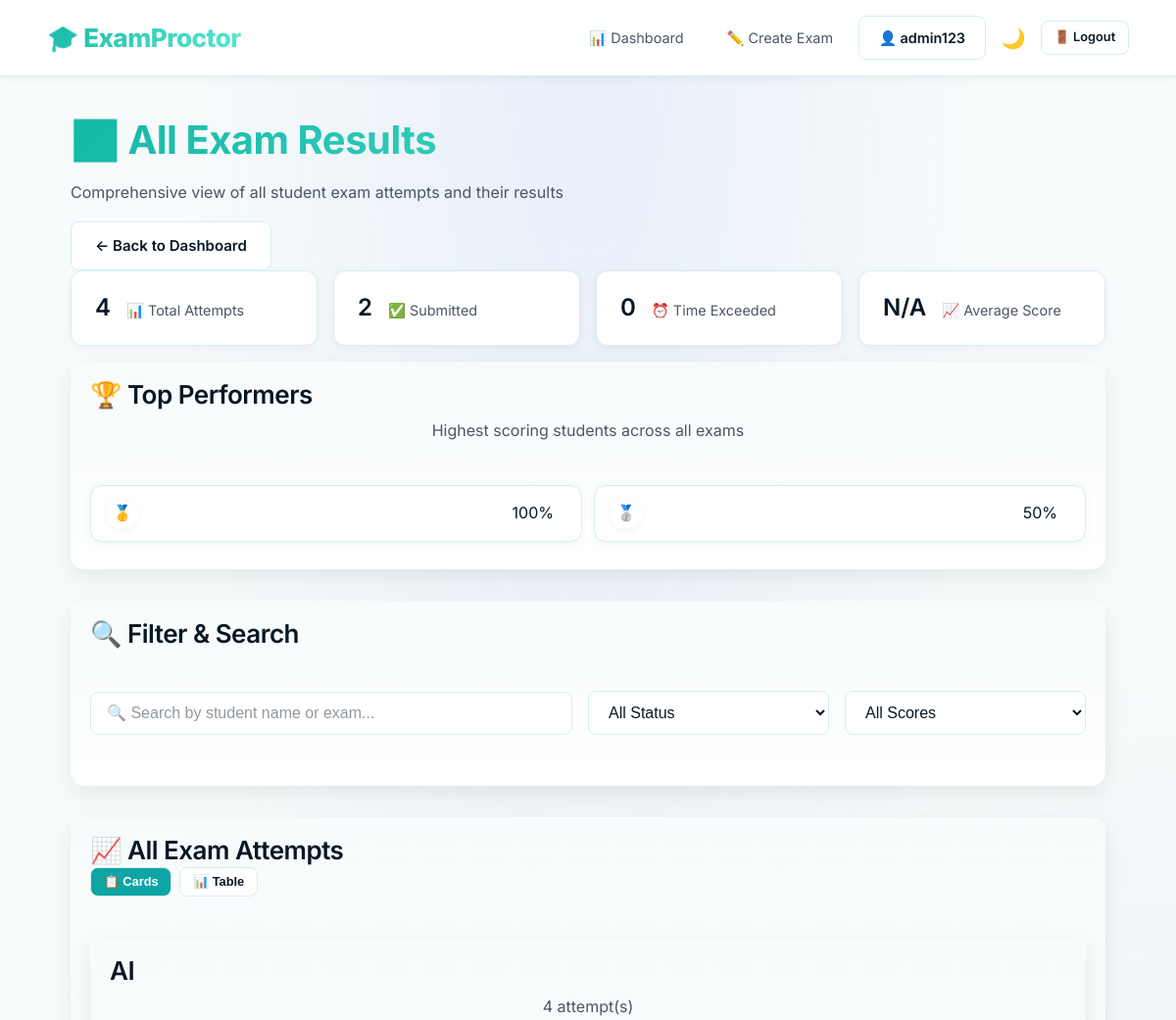
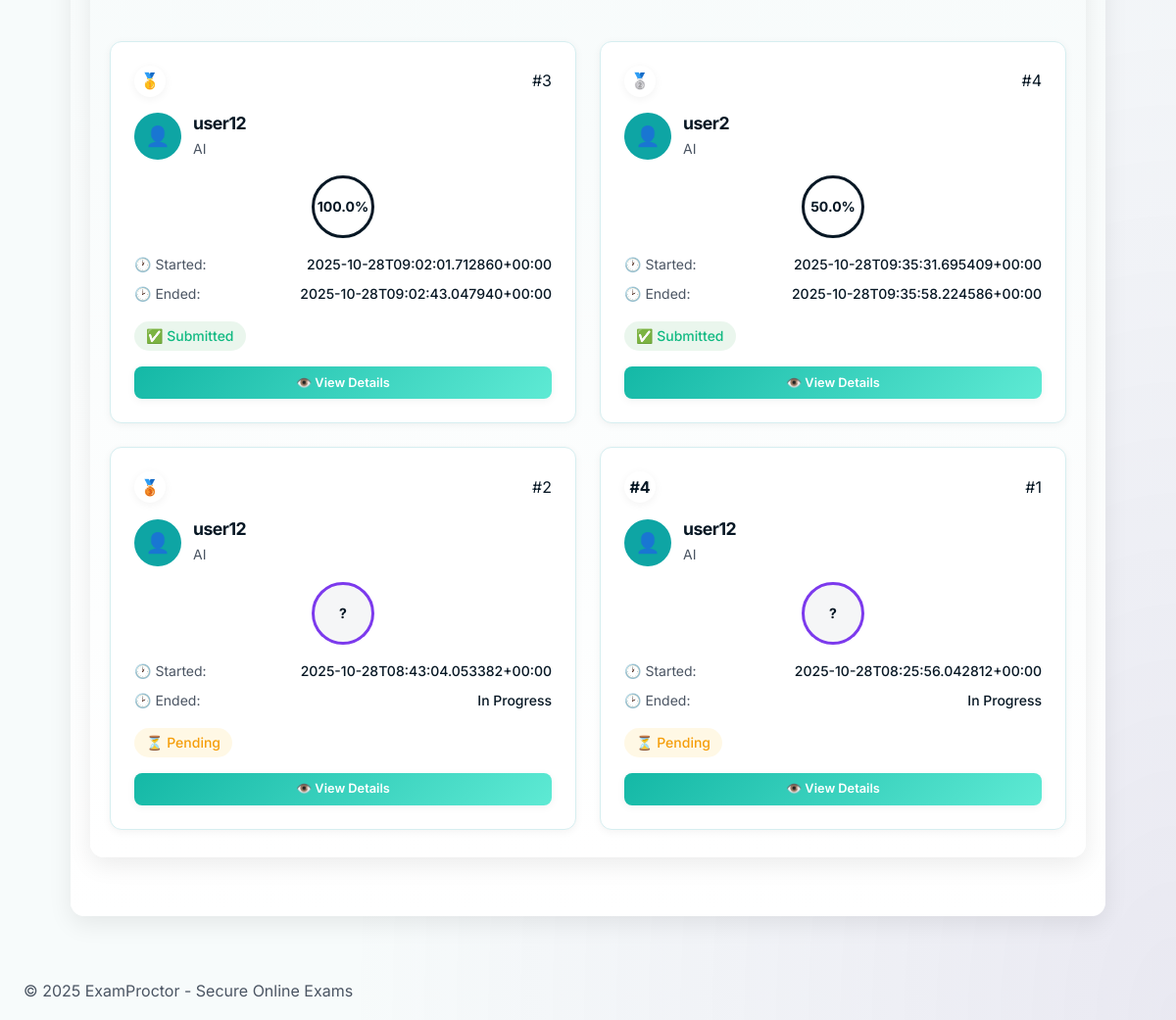
/admin/results (signed in), run on the app's committed database (2 pictures, top to bottom).
### tables this page shows
CREATE TABLE attempts (
        id INTEGER PRIMARY KEY AUTOINCREMENT,
        user_id INTEGER NOT NULL,
        exam_id INTEGER NOT NULL,
        start_time TEXT,
        allowed_until TEXT,
        end_time TEXT,
        score INTEGER,
        submitted INTEGER DEFAULT 0,
        time_exceeded INTEGER DEFAULT 0,
        FOREIGN KEY(user_id) REFERENCES users(id),
        FOREIGN KEY(exam_id) REFERENCES exams(id)
    );

### app.py (the view, shortened to what this page needs)
@app.route("/admin/results")
def admin_results():
    if 'user_id' not in session or not session.get('is_admin'):
        return redirect(url_for("admin_login"))
    conn = get_conn(); cur = conn.cursor()
    exam_id = request.args.get('exam_id')
    if exam_id:
        cur.execute("""
        SELECT
            a.*,
            u.username,
            e.title as exam_title,
            e.max_questions,
            COUNT(DISTINCT CASE WHEN ans.selected = q.correct THEN ans.id END) as raw_score
        FROM attempts a
        LEFT JOIN users u ON u.id = a.user_id
        LEFT JOIN exams e ON e.id = a.exam_id
        LEFT JOIN answers ans ON ans.attempt_id = a.id
        LEFT JOIN questions q ON q.id = ans.question_id
        WHERE a.exam_id = ?
        GROUP BY a.id, a.user_id, a.exam_id, a.start_time, a.end_time, a.submitted,
                a.score, a.time_exceeded, a.allowed_until, u.username, e.title, e.max_questions
        ORDER BY (a.score IS NULL) ASC, a.score DESC, a.start_time DESC""", (exam_id,))
    else:
        cur.execute("""
        SELECT
            a.*,
            u.username,
            e.title as exam_title,
            e.max_questions,
            COUNT(DISTINCT CASE WHEN ans.selected = q.correct THEN ans.id END) as raw_score
        FROM attempts a
        LEFT JOIN users u ON u.id = a.user_id
        LEFT JOIN exams e ON e.id = a.exam_id
        LEFT JOIN answers ans ON ans.attempt_id = a.id
        LEFT JOIN questions q ON q.id = ans.question_id
        GROUP BY a.id, a.user_id, a.exam_id, a.start_time, a.end_time, a.submitted,
                a.score, a.time_exceeded, a.allowed_until, u.username, e.title, e.max_questions
        ORDER BY (a.score IS NULL) ASC, a.score DESC, a.start_time DESC""")
    attempts = cur.fetchall()
    results = []
    for a in attempts:
        submitted = a['submitted'] if 'submitted' in a.keys() else None
        score = a['score'] if 'score' in a.keys() else None
        if submitted and score is not None:
            results.append({
                'exam_name': a['exam_title'] if 'exam_title' in a.keys() else None,
                'student_name': a['username'] if 'username' in a.keys() else None,
                'score': score,
                'raw_score': a['raw_score'] if 'raw_score' in a.keys() else None,
                'total_questions': a['max_questions'] if 'max_questions' in a.keys() else None,
                'timestamp': a['end_time'] if 'end_time' in a.keys() else None
            })
    exam_title = None
    conn.close()
    return render_template("admin_results.html", attempts=attempts, results=results, exam_title=exam_title)

### models.py (called while the page is built)
def get_conn():
    conn = sqlite3.connect(DB, timeout=15)
    conn.row_factory = sqlite3.Row
    try:
        conn.execute("PRAGMA foreign_keys = ON")
        conn.execute("PRAGMA journal_mode = WAL")
        conn.execute("PRAGMA busy_timeout = 15000")
        conn.execute("PRAGMA synchronous = NORMAL")
    except Exception:
        pass
    return conn

### templates/admin_results.html (shortened to what this page needs)
{% extends "base.html" %}
{% block content %}
<div class="container">
  <div class="page-header">
    {% if exam_title %}
      <h1>📊 Results — {{ exam_title }}</h1>
      <p>Attempts and scores for the selected exam</p>
    {% else %}
      <h1>📊 All Exam Results</h1>
      <p>Comprehensive view of all student exam attempts and their results</p>
    {% endif %}
    <div class="action-buttons">
      <a href="{{ url_for('admin_dashboard') }}" class="btn secondary">
        ← Back to Dashboard
      </a>
    </div>
  </div>
  <div class="stats-grid mb-4">
    <div class="stat-card">
      <div class="stat-value">{{ attempts|length }}</div>
      <div class="stat-label">📊 Total Attempts</div>
    </div>
    <div class="stat-card">
      <div class="stat-value">{{ attempts|selectattr('submitted')|list|length }}</div>
      <div class="stat-label">✅ Submitted</div>
    </div>
    <div class="stat-card">
      <div class="stat-value">{{ attempts|selectattr('time_exceeded')|list|length }}</div>
      <div class="stat-label">⏰ Time Exceeded</div>
    </div>
    <div class="stat-card">
      <div class="stat-value">
        {% set submitted_attempts = attempts|selectattr('submitted')|selectattr('score', 'defined')|list %}
        {% if submitted_attempts %}
          {% set total_scores = 0 %}
          {% set total_count = 0 %}
          {% for attempt in submitted_attempts %}
            {% if attempt.score is not none %}
              {% set total_scores = total_scores + attempt.score %}
              {% set total_count = total_count + 1 %}
            {% endif %}
          {% endfor %}
          {% if total_count > 0 %}
            {{ "%.1f"|format(total_scores / total_count) }}%
          {% else %}
            N/A
          {% endif %}
        {% else %}
          N/A
        {% endif %}
      </div>
      <div class="stat-label">📈 Average Score</div>
    </div>
  </div>
  {% set top_scored = attempts|selectattr('score')|list %}
  {% if top_scored %}
  <div class="card mb-4">
    <div class="card-header">
      <h3 class="mb-0">🏆 Top Performers</h3>
      <p class="small mb-0">Highest scoring students across all exams</p>
    </div>
    <div class="card-body">
      <div class="ranking-grid">
        {% for a in top_scored[:3] %}
          <div class="ranking-card">
            <div class="rank-left">
              {% if loop.index == 1 %}
                <span class="rank-badge gold">🥇</span>
              {% elif loop.index == 2 %}
                <span class="rank-badge silver">🥈</span>
              {% elif loop.index == 3 %}
                <span class="rank-badge bronze">🥉</span>
              {% endif %}
            </div>
            <div class="rank-score">
              <span class="score-badge {% if a.score >= 80 %}success{% elif a.score >= 60 %}warning{% else %}danger{% endif %}">{{ a.score }}%</span>
            </div>
          </div>
        {% endfor %}
      </div>
    </div>
  </div>
  {% endif %}
  <div class="card mb-4">
    <div class="card-header">
      <h3 class="mb-0">🔍 Filter & Search</h3>
    </div>
    <div class="card-body">
      <div class="filter-controls">
        <div class="form-row">
          <div class="form-group">
            <input type="text" id="search-attempts" placeholder="🔍 Search by student name or exam..." class="form-control">
          </div>
          <div class="form-group">
            <select id="filter-status" class="form-control">
              <option value="">All Status</option>
            </select>
          </div>
          <div class="form-group">
            <select id="filter-score" class="form-control">
              <option value="">All Scores</option>
            </select>
          </div>
        </div>
      </div>
    </div>
  </div>
  <div class="card">
    <div class="card-header">
      <h3 class="mb-0">📈 All Exam Attempts</h3>
      <div class="view-toggle">
        <button id="card-view" class="btn small secondary active">📋 Cards</button>
        <button id="table-view" class="btn small secondary">📊 Table</button>
      </div>
    </div>
    <div class="card-body">
      {% if attempts %}
        {% set grouped_attempts = {} %}
        {% for a in attempts %}
          {% if a.exam_title not in grouped_attempts %}
            {% set _ = grouped_attempts.update({a.exam_title: []}) %}
          {% endif %}
          {% set _ = grouped_attempts[a.exam_title].append(a) %}
        {% endfor %}
        <div id="attempts-cards">
          {% for exam_title, exam_attempts in grouped_attempts.items() %}
            <div class="card mb-4">
              <div class="card-header">
                <h3 class="mb-0">{{ exam_title }}</h3>
                <p class="text-muted">{{ exam_attempts|length }} attempt(s)</p>
              </div>
              <div class="card-body">
                <div class="attempts-grid">
                  {% for a in exam_attempts %}
                    <div class="attempt-card" data-student="{{ a.username|lower }}" data-exam="{{ a.exam_title|lower }}" data-status="{% if a.submitted %}submitted{% elif a.time_exceeded %}exceeded{% else %}pending{% endif %}" data-score="{% if a.score %}{% if a.score >= 80 %}excellent{% elif a.score >= 60 %}good{% else %}needs-improvement{% endif %}{% endif %}">
              <div class="attempt-header">
                <div class="attempt-rank">
                  {% if loop.index == 1 %}
                    <span class="rank-badge gold">🥇</span>
                  {% elif loop.index == 2 %}
                    <span class="rank-badge silver">🥈</span>
                  {% elif loop.index == 3 %}
                    <span class="rank-badge bronze">🥉</span>
                  {% else %}
                    <span class="rank-badge">#{{ loop.index }}</span>
                  {% endif %}
                </div>
                <div class="attempt-id">
                  <span class="badge secondary">#{{ a.id }}</span>
                </div>
              </div>
              <div class="attempt-student">
                <div class="student-avatar">👤</div>
                <div class="student-info">
                  <h4>{{ a.username }}</h4>
                  <p>{{ a.exam_title }}</p>
                </div>
              </div>
              <div class="attempt-score">
                {% if a.score is not none and a.submitted %}
                  {% set total_questions = a.total_questions if a.total_questions is defined else 0 %}
                  {% if total_questions > 0 %}
                    {% set correct_answers = ((a.score|float * total_questions / 100)|round(0, 'floor')) %}
                    <div class="score-circle {% if a.score >= 80 %}success{% elif a.score >= 60 %}warning{% else %}danger{% endif %}">
                      <span class="score-value">{{ a.score|float }}%</span>
                      <span class="score-raw">({{ correct_answers|int }}/{{ total_questions }})</span>
                    </div>
                  {% else %}
                    <div class="score-circle">
                      <span class="score-value">{{ a.score|float }}%</span>
                    </div>
                  {% endif %}
                {% else %}
                  <div class="score-circle pending">
                    <span class="score-value">?</span>
                  </div>
                {% endif %}
              </div>
              <div class="attempt-details">
                <div class="detail-item">
                  <span class="detail-label">🕐 Started:</span>
                  <span class="detail-value">{{ a.start_time }}</span>
                </div>
                <div class="detail-item">
                  <span class="detail-label">🕑 Ended:</span>
                  <span class="detail-value">{{ a.end_time or 'In Progress' }}</span>
                </div>
              </div>
              <div class="attempt-status">
                <div class="status-badges">
                  {% if a.submitted %}
                    <span class="status-badge success">✅ Submitted</span>
                  {% else %}
                    <span class="status-badge warning">⏳ Pending</span>
                  {% endif %}
                </div>
              </div>
              <div class="attempt-actions">
                <a href="{{ url_for('admin_attempt_detail', attempt_id=a.id) }}" class="btn primary small full-width">
                  👁️ View Details
                </a>
              </div>
                    </div>
                  {% endfor %}
                </div>
              </div>
            </div>
          {% endfor %}
        </div>
      {% else %}
        <div class="empty-state">
          <h3>📊 No exam attempts yet</h3>
          <p>Students haven't taken any exams yet. Create an exam and share it with students to get started.</p>
          <a href="{{ url_for('create_exam') }}" class="btn primary">Create First Exam</a>
        </div>
      {% endif %}
    </div>
  </div>
</div>
{% endblock %}

### static/css/modern-dashboard.css (style rules this page uses)
.stat-card { background: var(--surface); border-radius: var(--border-radius); padding: 1.5rem; box-shadow: var(--shadow-sm); display: flex; align-items: center; gap: 1rem; transition: all 0.3s ease; border: 1px solid var(--border-color); }
.stat-value { font-size: 1.5rem; font-weight: 600; color: var(--text-primary); }
.stat-label { color: var(--text-secondary); font-size: 0.9rem; }
.status-badge { padding: 0.25rem 0.75rem; border-radius: 16px; font-size: 0.875rem; font-weight: 500; }
.status-badge.success { background: rgba(52, 168, 83, 0.1); color: var(--success-color); }
.status-badge.warning { background: rgba(251, 188, 5, 0.1); color: var(--warning-color); }

### static/css/auth.css (style rules this page uses)
.card-header { padding: 2rem 2rem 1rem; text-align: center; }
.card-header p { color: var(--text-secondary); font-size: 1rem; }
.card-body { padding: 2rem; }
.form-group { margin-bottom: 1.5rem; }

### static/css/admin_dashboard.css (style rules this page uses)
.card-header { background: transparent; border-bottom: none; padding: 18px 20px; }
.card { background: linear-gradient(180deg,var(--background),var(--surface)); color: var(--text-primary); border-radius:14px; padding:0; border:none; }
.card .card-body { background: transparent; padding:24px 20px 28px 20px; }
.card .card-header h3 { color:var(--text-primary); margin:0; }

### data on the page
attempts: score "100", id "3", username "user12", exam_title "AI", score "100.0", start_time "2025-10-28T09:02:01.712860+00:00", end_time "2025-10-28T09:02:43.047940+00:00", submitted "✅ Submitted"
attempts: score "50", id "4", username "user2", exam_title "AI", score "50.0", start_time "2025-10-28T09:35:31.695409+00:00", end_time "2025-10-28T09:35:58.224586+00:00", submitted "✅ Submitted"
attempts: id "2", username "user12", exam_title "AI", start_time "2025-10-28T08:43:04.053382+00:00", end_time "In Progress", submitted "⏳ Pending"
attempts: id "1", username "user12", exam_title "AI", start_time "2025-10-28T08:25:56.042812+00:00", end_time "In Progress", submitted "⏳ Pending"

### other printed values
{{ session.username }} "admin123"
{{ attempts|length }} "4"
{{ attempts|selectattr('submitted')|list|length }} "2"
{{ attempts|selectattr('time_exceeded')|list|length }} "0"
{{ exam_title }} "AI"
{{ exam_attempts|length }} "4"
